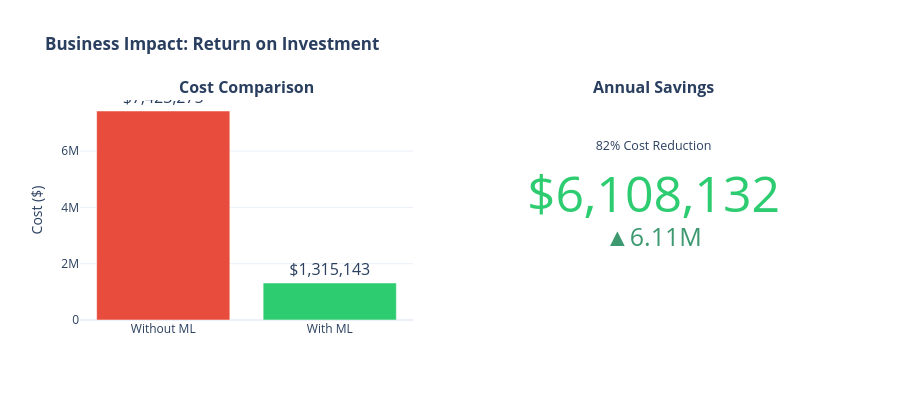

Notebook code for this chart:
### Code cell
# Visualize ROI
fig = make_subplots(
    rows=1, cols=2,
    specs=[[{"type": "bar"}, {"type": "indicator"}]],
    subplot_titles=('<b>Cost Comparison</b>', '<b>Annual Savings</b>')
)

# Cost comparison bar chart
fig.add_trace(
    go.Bar(
        x=['Without ML', 'With ML'],
        y=[scenario1_total, max(0, scenario2_total)],
        marker_color=['#e74c3c', '#2ecc71'],
        text=[f'${scenario1_total:,.0f}', f'${max(0, scenario2_total):,.0f}'],
        textposition='outside',
        textfont={'size': 16}
    ),
    row=1, col=1
)

# Savings indicator
fig.add_trace(
    go.Indicator(
        mode="number+delta",
        value=net_savings,
        number={'prefix': '$', 'valueformat': ',.0f', 'font': {'size': 50, 'color': '#2ecc71'}},
        delta={'reference': 0, 'position': 'bottom'},
        title={'text': f'{roi_pct:.0f}% Cost Reduction'}
    ),
    row=1, col=2
)

fig.update_layout(
    height=400,
    title='<b>Business Impact: Return on Investment</b>',
    showlegend=False
)
fig.update_yaxes(title_text='Cost ($)', row=1, col=1)
fig.show()

### Figure 1 — Plotly figure (JSON) as saved in the notebook; plotly's stock layout.template omitted (floating-point values rounded to 4 significant figures)
{"data": [{"marker": {"color": ["#e74c3c", "#2ecc71"]}, "text": ["$7,423,275", "$1,315,143"], "textfont": {"size": 16}, "textposition": "outside", "type": "bar", "x": ["Without ML", "With ML"], "xaxis": "x", "y": [7423275, 1315000.0], "yaxis": "y"}, {"delta": {"position": "bottom", "reference": 0}, "domain": {"x": [0.55, 1], "y": [0, 1]}, "mode": "number+delta", "number": {"font": {"color": "#2ecc71", "size": 50}, "prefix": "$", "valueformat": ",.0f"}, "title": {"text": "82% Cost Reduction"}, "type": "indicator", "value": 6108000.0}], "layout": {"annotations": [{"font": {"size": 16}, "showarrow": false, "text": "<b>Cost Comparison</b>", "x": 0.225, "xanchor": "center", "xref": "paper", "y": 1, "yanchor": "bottom", "yref": "paper"}, {"font": {"size": 16}, "showarrow": false, "text": "<b>Annual Savings</b>", "x": 0.775, "xanchor": "center", "xref": "paper", "y": 1, "yanchor": "bottom", "yref": "paper"}], "height": 400, "showlegend": false, "title": {"text": "<b>Business Impact: Return on Investment</b>"}, "xaxis": {"anchor": "y", "domain": [0, 0.45]}, "yaxis": {"anchor": "x", "domain": [0, 1], "title": {"text": "Cost ($)"}}}}
